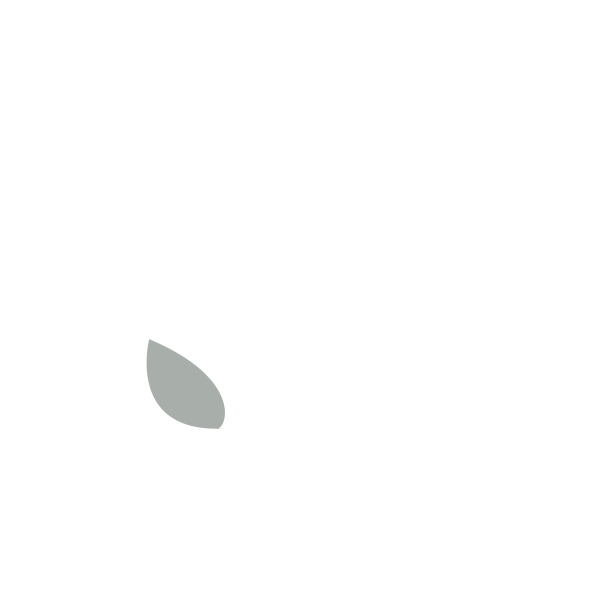
Frame 1 (no input)
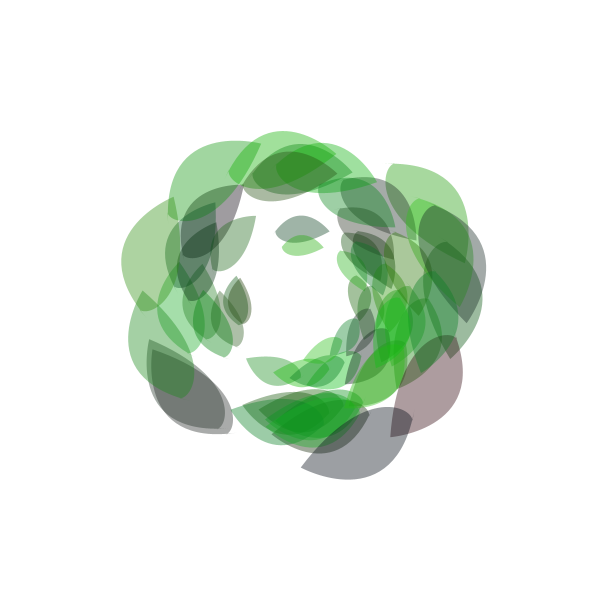
Frame 60 (the mouse pressed at the canvas centre just before this capture)
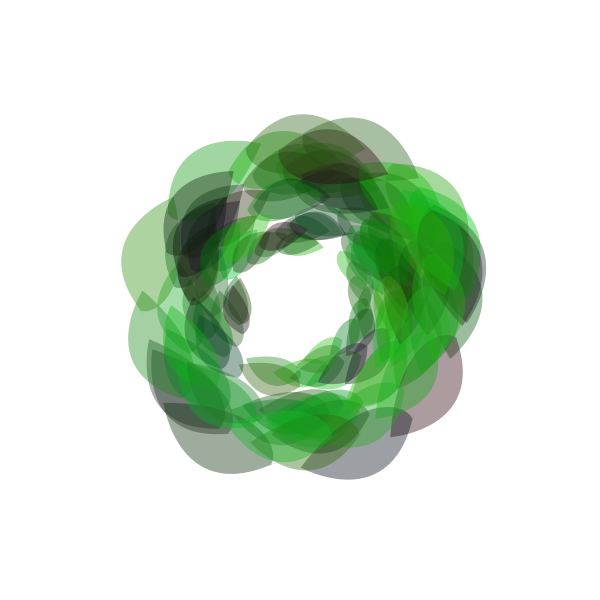
Frame 120 (the mouse held since frame 60 and released just before this capture)

The Processing sketch that drew these frames (run headless with seeded random() and noise(); from frame 60 on, the mouse is pressed at the canvas centre):

// Processing sketch: processing_171481
// ── processing_171481.pde

void setup(){ 
  size(600,600);
  smooth();
  background(255);
  frameRate(15); 
}
 
void draw (){ 
  
 fill(random(50),random(200),random(40),100); 
  noStroke();
  drawLeaf(width/2,height/2);
}
 
 void drawLeaf(float x, float y) {
   
 
pushMatrix();
translate(x,y);
rotate(radians(random(0,360)));
scale(random(0.5,1.5));
smooth();
beginShape();
vertex(90, 69); 
bezierVertex(90, 60, 54, 47, 20, 113); 
bezierVertex(20, 113, 90, 137, 90, 60); 
endShape();
popMatrix();
 }
